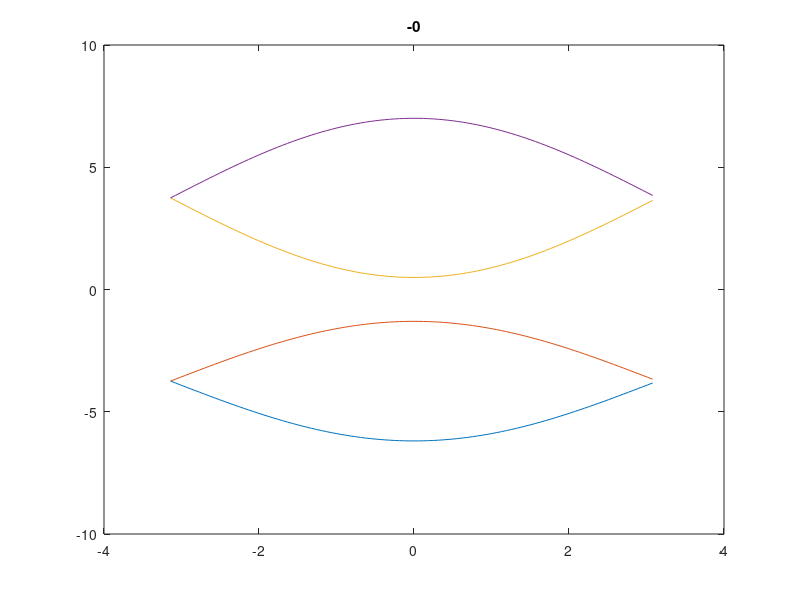

Recreate this plot in MATLAB.

i=sqrt(-1);
t1 = -1.22;
t2 = 3.665;
t3 = -0.205;
t4 = -0.105;
t5 = -0.055;
delta = 1;

klx=-2*pi*0.1*0;
%for klx=0:2*pi/30:2*pi;
band=0;
Efermi=1;

   nky=0;
for kly=-pi:2*pi/100:pi- 2*pi/100
    H=0;nky=nky+1;
H12 = t1*(1+exp(-i*kly)) + t3*(exp(-i*klx)+exp(-i*klx)*exp(-i*kly));  
H13 = t4*(1+exp(-i*kly)+exp(-i*klx)+exp(-i*klx)*exp(-i*kly));         
H14 = t5 + t2*exp(-i*klx);                                            
H23 = t2 + t5*exp(-i*klx);                                           
H24 = t4*(1+exp(i*kly)+exp(-i*klx)+exp(-i*klx)*exp(i*kly));           
H34 = t1*(1+exp(i*kly)) + t3*(exp(-i*klx)+exp(-i*klx)*exp(i*kly));     
H = [delta H12 H13 H14;
    conj(H12) delta H23 H24;
    conj(H13) conj(H23) -delta H34;
    conj(H14) conj(H24) conj(H34) -delta];
band(nky,1)=kly;
band(nky,2:5)=sort(eig(H))';
end;
figure;
plot(band(:,1),band(:,2:5));hold on; 
title(num2str(klx/(2*pi)));
